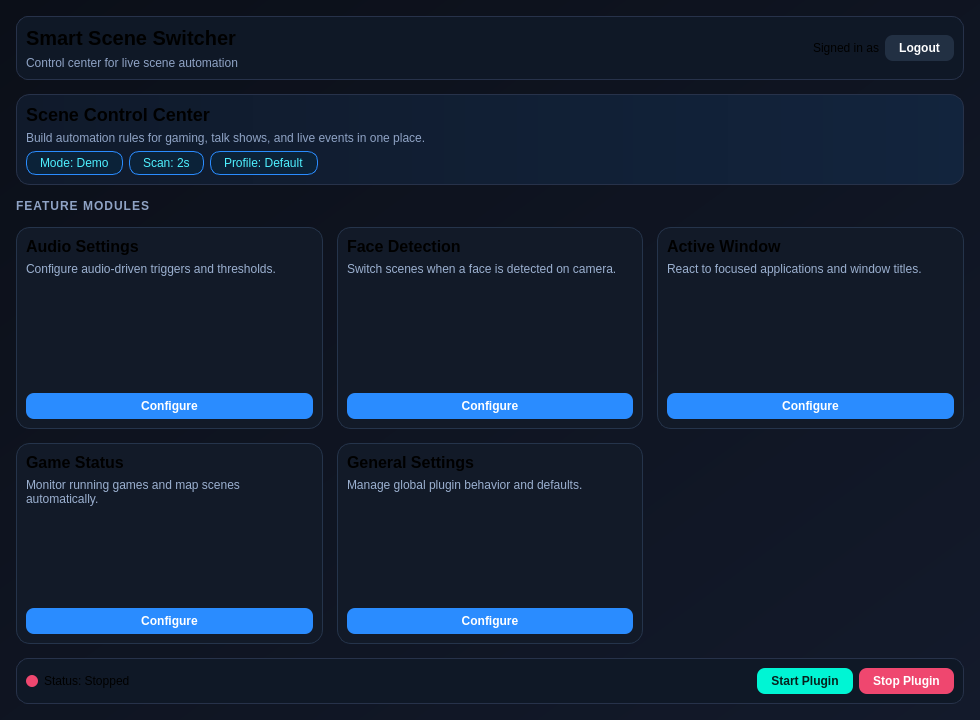
<?xml version="1.0" encoding="UTF-8"?>
<ui version="4.0">
 <class>MainDashboard</class>
 <widget class="QWidget" name="MainDashboard">
  <property name="geometry">
   <rect>
    <x>0</x>
    <y>0</y>
    <width>980</width>
    <height>720</height>
   </rect>
  </property>
  <property name="windowTitle">
   <string>Smart Scene Switcher - Dashboard</string>
  </property>
  <property name="styleSheet">
   <string notr="true">QWidget#MainDashboard {
  background: qlineargradient(x1:0, y1:0, x2:1, y2:1, stop:0 #0b0f18, stop:1 #131a2b);
  color: #e6f1ff;
  font-family: "Rajdhani";
}
QFrame#topBar,
QFrame#bottomBar {
  background-color: #0f1826;
  border: 1px solid #27324a;
  border-radius: 12px;
}
QFrame#heroFrame {
  background: qlineargradient(x1:0, y1:0, x2:1, y2:0, stop:0 #101a2b, stop:1 #12243d);
  border: 1px solid #27324a;
  border-radius: 14px;
}
QLabel#labelAppTitle {
  font-size: 20px;
  font-weight: 700;
}
QLabel#labelAppSubtitle,
QLabel#labelHeroSubtitle {
  color: #8fa3c5;
}
QLabel#labelHeroTitle {
  font-size: 18px;
  font-weight: 600;
}
QLabel#labelSectionTitle {
  color: #8fa3c5;
  font-size: 12px;
  font-weight: 700;
  letter-spacing: 1px;
}
QLabel#labelHeroChipMode,
QLabel#labelHeroChipLatency,
QLabel#labelHeroChipProfile {
  background-color: #0b2238;
  color: #4ef0ff;
  border: 1px solid #2a8cff;
  border-radius: 10px;
  padding: 4px 10px;
}
QFrame#statusDot {
  background-color: #ef476f;
  border-radius: 6px;
}
QFrame#cardAudio,
QFrame#cardFace,
QFrame#cardActiveWindow,
QFrame#cardGameStatus,
QFrame#cardGeneral {
  background-color: #121a28;
  border: 1px solid #25344b;
  border-radius: 14px;
}
QFrame#cardAudio:hover,
QFrame#cardFace:hover,
QFrame#cardActiveWindow:hover,
QFrame#cardGameStatus:hover,
QFrame#cardGeneral:hover {
  border: 1px solid #4ef0ff;
  background-color: #16223a;
}
QLabel#labelAudioDesc,
QLabel#labelFaceDesc,
QLabel#labelActiveWindowDesc,
QLabel#labelGameStatusDesc,
QLabel#labelGeneralDesc {
  color: #9bb0d0;
}
QPushButton {
  background-color: #2a8cff;
  color: #ffffff;
  border-radius: 8px;
  padding: 6px 14px;
  font-weight: 600;
}
QPushButton:hover {
  background-color: #47a1ff;
}
QPushButton#btnLogout {
  background-color: #223043;
}
QPushButton#btnLogout:hover {
  background-color: #2a3a54;
}
QPushButton#btnStartPlugin {
  background-color: #00f5d4;
  color: #06211d;
}
QPushButton#btnStartPlugin:hover {
  background-color: #36ffe4;
}
QPushButton#btnStopPlugin {
  background-color: #ef476f;
}
QPushButton#btnStopPlugin:hover {
  background-color: #ff6b86;
}</string>
  </property>
  <layout class="QVBoxLayout" name="mainLayout">
   <property name="spacing">
    <number>14</number>
   </property>
   <property name="leftMargin">
    <number>16</number>
   </property>
   <property name="topMargin">
    <number>16</number>
   </property>
   <property name="rightMargin">
    <number>16</number>
   </property>
   <property name="bottomMargin">
    <number>16</number>
   </property>
   <item>
    <widget class="QFrame" name="topBar">
     <layout class="QHBoxLayout" name="topBarLayout">
      <item>
       <layout class="QVBoxLayout" name="titleLayout">
        <item>
         <widget class="QLabel" name="labelAppTitle">
          <property name="text">
           <string>Smart Scene Switcher</string>
          </property>
         </widget>
        </item>
        <item>
         <widget class="QLabel" name="labelAppSubtitle">
          <property name="text">
           <string>Control center for live scene automation</string>
          </property>
         </widget>
        </item>
       </layout>
      </item>
      <item>
       <spacer name="topBarSpacer">
        <property name="orientation">
         <enum>Qt::Horizontal</enum>
        </property>
        <property name="sizeHint" stdset="0">
         <size>
          <width>40</width>
          <height>20</height>
         </size>
        </property>
       </spacer>
      </item>
      <item>
       <widget class="QLabel" name="labelUsername">
        <property name="text">
         <string>Signed in as</string>
        </property>
       </widget>
      </item>
      <item>
       <widget class="QPushButton" name="btnLogout">
        <property name="text">
         <string>Logout</string>
        </property>
       </widget>
      </item>
     </layout>
    </widget>
   </item>
    <item>
     <widget class="QFrame" name="heroFrame">
      <layout class="QVBoxLayout" name="heroLayout">
      <item>
       <widget class="QLabel" name="labelHeroTitle">
        <property name="text">
        <string>Scene Control Center</string>
        </property>
       </widget>
      </item>
      <item>
       <widget class="QLabel" name="labelHeroSubtitle">
        <property name="text">
        <string>Build automation rules for gaming, talk shows, and live events in one place.</string>
        </property>
        <property name="wordWrap">
        <bool>true</bool>
        </property>
       </widget>
      </item>
      <item>
       <layout class="QHBoxLayout" name="heroChipsLayout">
        <item>
        <widget class="QLabel" name="labelHeroChipMode">
         <property name="text">
          <string>Mode: Demo</string>
         </property>
        </widget>
        </item>
        <item>
        <widget class="QLabel" name="labelHeroChipLatency">
         <property name="text">
          <string>Scan: 2s</string>
         </property>
        </widget>
        </item>
        <item>
        <widget class="QLabel" name="labelHeroChipProfile">
         <property name="text">
          <string>Profile: Default</string>
         </property>
        </widget>
        </item>
        <item>
        <spacer name="heroChipSpacer">
         <property name="orientation">
          <enum>Qt::Horizontal</enum>
         </property>
         <property name="sizeHint" stdset="0">
          <size>
          <width>40</width>
          <height>20</height>
          </size>
         </property>
        </spacer>
        </item>
       </layout>
      </item>
      </layout>
     </widget>
    </item>
    <item>
     <widget class="QLabel" name="labelSectionTitle">
      <property name="text">
      <string>FEATURE MODULES</string>
      </property>
     </widget>
    </item>
   <item>
    <layout class="QGridLayout" name="cardsGrid">
     <item row="0" column="0">
      <widget class="QFrame" name="cardAudio">
       <layout class="QVBoxLayout" name="cardAudioLayout">
        <item>
         <widget class="QLabel" name="labelAudioTitle">
          <property name="text">
           <string>Audio Settings</string>
          </property>
          <property name="styleSheet">
           <string notr="true">font-size: 16px; font-weight: 600;</string>
          </property>
        </widget>
        </item>
        <item>
         <widget class="QLabel" name="labelAudioDesc">
          <property name="text">
           <string>Configure audio-driven triggers and thresholds.</string>
          </property>
          <property name="wordWrap">
           <bool>true</bool>
          </property>
         </widget>
        </item>
        <item>
         <spacer name="audioSpacer">
          <property name="orientation">
           <enum>Qt::Vertical</enum>
          </property>
          <property name="sizeHint" stdset="0">
           <size>
            <width>20</width>
            <height>20</height>
           </size>
          </property>
         </spacer>
        </item>
        <item>
         <widget class="QPushButton" name="btnConfigureAudio">
          <property name="text">
           <string>Configure</string>
          </property>
         </widget>
        </item>
       </layout>
      </widget>
     </item>
     <item row="0" column="1">
      <widget class="QFrame" name="cardFace">
       <layout class="QVBoxLayout" name="cardFaceLayout">
        <item>
         <widget class="QLabel" name="labelFaceTitle">
          <property name="text">
           <string>Face Detection</string>
          </property>
          <property name="styleSheet">
           <string notr="true">font-size: 16px; font-weight: 600;</string>
          </property>
        </widget>
        </item>
        <item>
         <widget class="QLabel" name="labelFaceDesc">
          <property name="text">
           <string>Switch scenes when a face is detected on camera.</string>
          </property>
          <property name="wordWrap">
           <bool>true</bool>
          </property>
         </widget>
        </item>
        <item>
         <spacer name="faceSpacer">
          <property name="orientation">
           <enum>Qt::Vertical</enum>
          </property>
          <property name="sizeHint" stdset="0">
           <size>
            <width>20</width>
            <height>20</height>
           </size>
          </property>
         </spacer>
        </item>
        <item>
         <widget class="QPushButton" name="btnConfigureFace">
          <property name="text">
           <string>Configure</string>
          </property>
         </widget>
        </item>
       </layout>
      </widget>
     </item>
     <item row="0" column="2">
      <widget class="QFrame" name="cardActiveWindow">
       <layout class="QVBoxLayout" name="cardActiveWindowLayout">
        <item>
         <widget class="QLabel" name="labelActiveWindowTitle">
          <property name="text">
           <string>Active Window</string>
          </property>
          <property name="styleSheet">
           <string notr="true">font-size: 16px; font-weight: 600;</string>
          </property>
         </widget>
        </item>
        <item>
         <widget class="QLabel" name="labelActiveWindowDesc">
          <property name="text">
           <string>React to focused applications and window titles.</string>
          </property>
          <property name="wordWrap">
           <bool>true</bool>
          </property>
         </widget>
        </item>
        <item>
         <spacer name="activeWindowSpacer">
          <property name="orientation">
           <enum>Qt::Vertical</enum>
          </property>
          <property name="sizeHint" stdset="0">
           <size>
            <width>20</width>
            <height>20</height>
           </size>
          </property>
         </spacer>
        </item>
        <item>
         <widget class="QPushButton" name="btnConfigureActiveWindow">
          <property name="text">
           <string>Configure</string>
          </property>
         </widget>
        </item>
       </layout>
      </widget>
     </item>
     <item row="1" column="0">
      <widget class="QFrame" name="cardGameStatus">
       <layout class="QVBoxLayout" name="cardGameStatusLayout">
        <item>
         <widget class="QLabel" name="labelGameStatusTitle">
          <property name="text">
           <string>Game Status</string>
          </property>
          <property name="styleSheet">
           <string notr="true">font-size: 16px; font-weight: 600;</string>
          </property>
         </widget>
        </item>
        <item>
         <widget class="QLabel" name="labelGameStatusDesc">
          <property name="text">
           <string>Monitor running games and map scenes automatically.</string>
          </property>
          <property name="wordWrap">
           <bool>true</bool>
          </property>
         </widget>
        </item>
        <item>
         <spacer name="gameStatusSpacer">
          <property name="orientation">
           <enum>Qt::Vertical</enum>
          </property>
          <property name="sizeHint" stdset="0">
           <size>
            <width>20</width>
            <height>20</height>
           </size>
          </property>
         </spacer>
        </item>
        <item>
         <widget class="QPushButton" name="btnConfigureGameStatus">
          <property name="text">
           <string>Configure</string>
          </property>
         </widget>
        </item>
       </layout>
      </widget>
     </item>
     <item row="1" column="1">
      <widget class="QFrame" name="cardGeneral">
       <layout class="QVBoxLayout" name="cardGeneralLayout">
        <item>
         <widget class="QLabel" name="labelGeneralTitle">
          <property name="text">
           <string>General Settings</string>
          </property>
          <property name="styleSheet">
           <string notr="true">font-size: 16px; font-weight: 600;</string>
          </property>
         </widget>
        </item>
        <item>
         <widget class="QLabel" name="labelGeneralDesc">
          <property name="text">
           <string>Manage global plugin behavior and defaults.</string>
          </property>
          <property name="wordWrap">
           <bool>true</bool>
          </property>
         </widget>
        </item>
        <item>
         <spacer name="generalSpacer">
          <property name="orientation">
           <enum>Qt::Vertical</enum>
          </property>
          <property name="sizeHint" stdset="0">
           <size>
            <width>20</width>
            <height>20</height>
           </size>
          </property>
         </spacer>
        </item>
        <item>
         <widget class="QPushButton" name="btnConfigureGeneral">
          <property name="text">
           <string>Configure</string>
          </property>
         </widget>
        </item>
       </layout>
      </widget>
     </item>
    </layout>
   </item>
   <item>
    <widget class="QFrame" name="bottomBar">
     <layout class="QHBoxLayout" name="bottomBarLayout">
      <item>
       <widget class="QFrame" name="statusDot">
        <property name="minimumSize">
         <size>
          <width>12</width>
          <height>12</height>
         </size>
        </property>
        <property name="maximumSize">
         <size>
          <width>12</width>
          <height>12</height>
         </size>
        </property>
        <property name="frameShape">
         <enum>QFrame::NoFrame</enum>
        </property>
       </widget>
      </item>
      <item>
       <widget class="QLabel" name="labelStatus">
        <property name="text">
         <string>Status: Stopped</string>
        </property>
       </widget>
      </item>
      <item>
       <spacer name="bottomBarSpacer">
        <property name="orientation">
         <enum>Qt::Horizontal</enum>
        </property>
        <property name="sizeHint" stdset="0">
         <size>
          <width>40</width>
          <height>20</height>
         </size>
        </property>
       </spacer>
      </item>
      <item>
       <widget class="QPushButton" name="btnStartPlugin">
        <property name="text">
         <string>Start Plugin</string>
        </property>
       </widget>
      </item>
      <item>
       <widget class="QPushButton" name="btnStopPlugin">
        <property name="text">
         <string>Stop Plugin</string>
        </property>
       </widget>
      </item>
     </layout>
    </widget>
   </item>
  </layout>
 </widget>
 <resources/>
 <connections/>
</ui>
